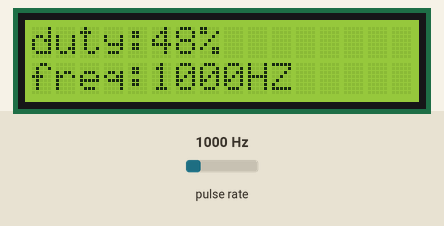
This program was run on a simulated ATmega32, built with avr-gcc and emulated at 8 MHz. Shown: 16×2 character LCD. Wiring (inferred from the names in the program): pulse sensor: data PD6; character LCD (HD44780): RS PB1; R/W PB2; E PB0; data PA4, PA5, PA6, PA7. Inputs (shaded band) come from the test bench; at power-on: pulse rate 1000 Hz. At 0.5 s the program stops and its outputs stay as they are.

Above: at 0.5 s.

The program:

main.c
```c
/*
 * GccApplication1.c
 *
 * Created: 4/7/2024 7:37:14 PM
 * Author : george
 */
#define F_CPU 8000000UL
#include "DIO.h"
#include "Uart.h"
#include "LCD.h"
int main(void)
{
	unsigned short a,b,c,high,period,duty_cycle,frequency;
	LCD_vInit();
	TCCR1A = 0; // NO NEED FOR ANY MODE
	SET_BIT(TIFR,ICF1);/* Clear ICF (Input Capture flag)  */
	//TIFR| = (1<<ICF1);

	TCCR1B = 0xc1;  	/* Rising edge, no prescaler , noise canceler*/
	while (READ_BIT(TIFR,ICF1) == 0);
	a = ICR1;  		/* Take value of capture register */
	SET_BIT(TIFR,ICF1);/* Clear ICF (Input Capture flag)  */ 	/* Clear ICF flag */

	TCCR1B = 0x81;  	/* Falling edge, no prescaler ,noise canceler*/
	while (READ_BIT(TIFR,ICF1) == 0);
	b = ICR1;  		/* Take value of capture register */
	SET_BIT(TIFR,ICF1);/* Clear ICF (Input Capture flag)  */  	/* Clear ICF flag */

	TCCR1B = 0xc1;  	/* Rising edge, no prescaler ,noise canceler*/
	while (READ_BIT(TIFR,ICF1) == 0);
	c = ICR1;  		/* Take value of capture register */

	SET_BIT(TIFR,ICF1);/* Clear ICF (Input Capture flag)  */  	/* Clear ICF flag */

	TCCR1B = 0;  		/* Stop the timer */

		if(a<b && b<c)  	/* Check for valid condition,
					          to avoid timer overflow reading */
		{
			high=b-a;
			period=c-a;
			duty_cycle=((float)high/period)*100;
			frequency=F_CPU/(period);
			LCD_vSend_string("duty:");
			LCD_vSend_char((duty_cycle/10)+48);
			LCD_vSend_char((duty_cycle%10)+48);
			LCD_vSend_char('%');
			LCD_movecursor(2,1);
			LCD_vSend_string("freq:");
			LCD_vSend_char((frequency/1000)+48);
			LCD_vSend_char(((frequency/100)%10)+48);
			LCD_vSend_char(((frequency/10)%10)+48);
			LCD_vSend_char((frequency%10)+48);
			LCD_vSend_string("HZ");
		}
		else
		{
			LCD_clearscreen();
			LCD_vSend_string("out of range");

		}


   while(1)
   {

   }
}
```

ADC.c
```c
/*
 * ADC.c
 *
 * Created: 4/30/2024 11:42:44 AM
 *  Author: George
 */
#include "ADC.h"

void ADC_init(){
// by default REFS0 ,REFS1  SO WE NEED TO MAKE AVCC = VCC By setting REFS0 by 1
SET_BIT(ADMUX,REFS0);
SET_BIT(ADMUX,REFS1);  // vreff = 2.56
//SET_BIT(ADMUX,MUX0);
// Enable the ADC is ADC Statues and Control Register bit no 7
SET_BIT(ADCSRA,ADEN);
// Select Right Adjustment
//CLR_BIT(ADMUX,ADLAR);
// Single Conversation Mode
//CLR_BIT(ADCSRA,ADATE);
// Prescaler 128 For 16MHZ (125 KHZ== (16*10^3(TO KHZ)/128=125) FOR AMIT KIT MAKE ADPS0 ALSO =0
// Prescaler 64 For 8MHZ (125 KHZ)
SET_BIT(ADCSRA,ADPS2);
SET_BIT(ADCSRA,ADPS1);
CLR_BIT(ADCSRA,ADPS0);
}
unsigned short ADC_u16Read(u8 channelNum)
{
	if((channelNum<32)&&(channelNum >=0))
	{
	//Clear ADMUX Channel Bits
    ADMUX &= 0b11100000;
	// Select Channel Number
	ADMUX |= channelNum;


	unsigned short read_val;
	// start of Conversion in ADC Statues and Control Register bit no 6
	SET_BIT(ADCSRA,ADSC);
	// loop while the flag is 0
	while(READ_BIT(ADCSRA,ADIF)==0); //stay in your position till ADIF become 1
	//while(READ_BIT(ADCSRA,ADSC)==1); WHEN EVER CONVERSION IN PROCESS  stay in your position -
	//**MUST REMOVESET_BIT(ADCSRA,ADIF);
	SET_BIT(ADCSRA,ADIF); // clear ADIF
	read_val=(ADCL);
	read_val|=(ADCH<<8);
	return read_val ;
    }
}


void ADC_interrupt_EN()
{
	SET_BIT(ADCSRA,ADIE);
}

void ADC_Start_Conversion()
{
	SET_BIT(ADCSRA,ADSC);
}
```

ADC.h
```c
/*
 * ADC.h
 *
 * Created: 4/30/2024 11:42:58 AM
 *  Author: George
 */


#ifndef ADC_H_
#define ADC_H_
#include "DIO.h"


void ADC_init();
void ADC_interrupt_EN();
void ADC_Start_Conversion();
unsigned short ADC_u16Read(u8 channelNum);


#endif /* ADC_H_ */
```

INTERRUPT.h
```c
/*
 * INTERRUPT.h
 *
 * Created: 4/17/2024 7:17:09 PM
 *  Author: georg
 */


#ifndef INTERRUPT_H_
#define INTERRUPT_H_
#include <avr/interrupt.h>
#include "DIO.h"
/************************************************************************/
/*                      INTERRUPT REGISTERS  MACROS                     */
/************************************************************************/


 // MCU Control Register for  INT0  and INT1
 //#define MCUCR           (*(volatile u8*)0x55)

 // MCU Control and Status Register   INT2
 //#define MCUCSR          (*(volatile u8*)0x54)

 // General Interrupt Control Register
 //#define GICR            (*(volatile u8*)0x5B)

 // General Interrupt Flag Register
// #define GIFR            (*(volatile u8*)0x5A)

 /* GLOBAL INTERRUPT REGISTERS */
 // Status Register
 //#define SREG            (*(volatile u8*)0x5F)


/************************************************************************/
/*      How to set the I-bit? SREG = SREG | (1<<7); or    sei();
        How to clear the I-bit? SREG = SREG & (~(1<<7)) ; or cli();     */
/************************************************************************/

//void sei(void);
//void cli(void);


#endif /* INTERRUPT_H_ */
```

Timer.c
```c
/*
 * Timer.c
 *
 * Created: 5/12/2024 9:08:54 PM
 *  Author: George
 */
#include"DIO.h"
#include "Timer.h"

void timer_CTC_init_interrupt(u16 Load_Value)
{    //Load_Value=80;
	/* select CTC mode*/
    CLR_BIT(TCCR0,WGM00);
    SET_BIT(TCCR0,WGM01);
    /* load a value in OCR0 */
  	OCR0=Load_Value;
   /* enable interrupt*/
    sei();
   	SET_BIT(TIMSK,OCIE0);

}

void timer_wave_nonPWM(u16 Load_Value)
{  // Load_Value=64;
	/* set OC0 as output pin */
	SET_BIT(DDRB,3);
	/* select CTC mode*/
    CLR_BIT(TCCR0,WGM00);
    CLR_BIT(TCCR0,WGM01);
	/* load a value in OCR0 */
	OCR0=Load_Value;
	/* select timer clock */
	//SET_BIT(TCCR0,CS00);
	//SET_BIT(TCCR0,CS02);
	/* toggle OC0 on compare match*/
	SET_BIT(TCCR0,COM00);
}

void timer_wave_fastPWM(u16 Load_Value)
{    //Load_Value=64;
	/* set OC0 as output pin */
	SET_BIT(DDRB,3);
	/* select fast PWM mode*/
	SET_BIT(TCCR0,WGM00);
	SET_BIT(TCCR0,WGM01);
	/* load a value in OCR0 */
	OCR0=Load_Value;
	/* select timer clock */
	//SET_BIT(TCCR0,CS00);
	//SET_BIT(TCCR0,CS02);
	/* Set OC0 on compare match, clear OC0 at BOTTOM,(inverting mode)*/
	SET_BIT(TCCR0,COM00);
	SET_BIT(TCCR0,COM01);
}


void timer_wave_phasecorrectPWM(u16 Load_Value)
{   //Load_Value=64;
	/* set OC0 as output pin */
	SET_BIT(DDRB,3);
	/* select phase correct PWM mode*/
	SET_BIT(TCCR0,WGM00);
	/* load a value in OCR0 */
	OCR0=Load_Value;
	/* select timer clock */
	//SET_BIT(TCCR0,CS00);
	//SET_BIT(TCCR0,CS02);
	/* Set OC0 on compare match when up-counting. Clear OC0 on compare match when down counting.*/
	SET_BIT(TCCR0,COM00);
	SET_BIT(TCCR0,COM01);
}

int TIMER_STOP()
{
	CLR_BIT(TCCR0,CS00);//0
	CLR_BIT(TCCR0,CS01);//0
	CLR_BIT(TCCR0,CS02);//0
	return 0;
}
int clk_0 ()
{
	SET_BIT(TCCR0,CS00);//1
	CLR_BIT(TCCR0,CS01);//0
	CLR_BIT(TCCR0,CS02);//0
	return 0;
}
int clk_8 ()
{
	CLR_BIT(TCCR0,CS00);//0
	SET_BIT(TCCR0,CS01);//1
	CLR_BIT(TCCR0,CS02);//0
	return 0;
}
int clk_64 ()
{
	SET_BIT(TCCR0,CS00);//1
	SET_BIT(TCCR0,CS01);//1
	CLR_BIT(TCCR0,CS02);//0
	return 0;
}
int clk_256 ()
{
	CLR_BIT(TCCR0,CS00);//0
	CLR_BIT(TCCR0,CS01);//0
	SET_BIT(TCCR0,CS02);//1
	return 0;
}
int clk_1024 ()
{
	SET_BIT(TCCR0,CS00);//1
	CLR_BIT(TCCR0,CS01);//0
	SET_BIT(TCCR0,CS02);//1
	return 0;
}
int T0_FALLING ()
{
	CLR_BIT(TCCR0,CS00);//0
	SET_BIT(TCCR0,CS01);//1
	SET_BIT(TCCR0,CS02);//1
	return 0;
}
int T0_RISING ()
{
	SET_BIT(TCCR0,CS00);//1
	SET_BIT(TCCR0,CS01);//1
	SET_BIT(TCCR0,CS02);//1
	return 0;
}
```

Timer.h
```c
/*
 * Timer.h
 *
 * Created: 5/12/2024 9:09:29 PM
 *  Author: George
 */


#ifndef TIMER_H_
#define TIMER_H
#include "Timer_config.h"
#include <avr/interrupt.h>

//clock
int TIMER_STOP();
int clk_0 ();
int clk_8 ();
int clk_64 ();
int clk_256 ();
int clk_1024 ();
int T0_FALLING ();
int T0_RISING ();
// Mode
void timer_CTC_init_interrupt(u16 Load_Value);
void timer_wave_phasecorrectPWM(u16 Load_Value);
void timer_wave_fastPWM(u16 Load_Value);
void timer_wave_nonPWM(u16 Load_Value);

#endif /* TIMER_H_ */
```

Uart.c
```c
/*
 * Uart.c
 *
 * Created: 5/23/2024 5:06:04 PM
 *  Author: George
 */
#include "Uart.h"


void UART_vInit(u32 baud)
{
/*1 - Choose baud rate that will be used by
 sender and receiver by writing to UBRRL/UBRRH*/
u16 UBRR;
UBRR=(F_CPU/(16*baud))-1;
// Data must be writen in high then low
UBRRH=(u8)(UBRR>>8);
UBRRL=(u8)(UBRR);
/*2 - Enable USART Sender & Receiver*/
SET_BIT(UCSRB,TXEN);
SET_BIT(UCSRB,RXEN);
/*3 - Choose number of data bits to be sent,parity and stop bits from UCSRC
	, We will work with  frame formate :  8 bits data,1 stop bit and no parity bits*/
UCSRC=(1<<URSEL)|(1<<UCSZ0)|(1<<UCSZ1);
}

void UART_vSendData(u8 data) // Transmit
{
	/*Wait for UDR transmit buffer to be empty*/
	while(READ_BIT(UCSRA,UDRE)==0);
	/*Put data to UDR transmit buffer transmit*/
	UDR=data ;
}
u8 UART_uReceiveData()
{
/*Wait for UDR receive buffer to be filled with data*/

while(READ_BIT(UCSRA,RXC)==0);

/*Receive data from UDR receive buffer*/
return UDR;
}

void UART_vSendstring(u8*ptr)
{
	while(*ptr!=0)
	{
	UART_vSendData(*ptr);
	ptr++;
	_delay_ms(100);
	}

}
```

Uart.h
```c
/*
 * Uart.h
 * Created: 5/23/2024 5:06:38 PM
 *  Author: George
 */
#ifndef UART_H_
#define UART_H_
#include "DIO.h"
//#define F_CPU 8000000UL
#include<util/delay.h>
void UART_vInit(u32 baud);
void UART_vSendData(u8);
u8 UART_uReceiveData();
void UART_vSendstring(u8*ptr);


#endif /* UART_H_ */
```

button.c
```c
/*
 * button.c
 *
 */
#include "button.h"

void button_vInit(unsigned char portname,unsigned char pinnumber)
{
	DIO_vsetPINDir(portname,pinnumber,DIO_PIN_INPUT);
}
unsigned char button_u8read(unsigned char portname,unsigned char pinnumber)
{
	unsigned char x;
	x=DIO_u8read(portname,pinnumber);
	return x ;
}
```

button.h
```c
/*
 * button.h
 *
 *  Author: GEORGE EMAD
 */


#ifndef BUTTON_H_
#define BUTTON_H_
#include "DIO.h"

/*
Function Name        : button_vInit
Function Returns     : void
Function Arguments   : unsigned char portname,unsigned char pinnumber
Function Description : define the given pin in the given port as input pin
*/

void button_vInit(unsigned char portname,unsigned char pinnumber);
/*
Function Name        : button_u8read
Function Returns     : unsigned char
Function Arguments   : unsigned char portname,unsigned char pinnumber
Function Description : Returns 0 or 1 depend on the status of the button(pressed or not) and the type of connection (pull up or pull down)
*/

unsigned char button_u8read(unsigned char portname,unsigned char pinnumber);
#endif /* BUTTON_H_ */
```

std_macros.h
```c
/*
 * std_macros.h
 *
 *
 */
#define REGISTER_SIZE 8
#define SET_BIT(reg,bit)    reg|=(1<<bit)
#define CLR_BIT(reg,bit)    reg&=(~(1<<bit))
#define TOG_BIT(reg,bit)    reg^=(1<<bit)
#define READ_BIT(reg,bit)    (reg&(1<<bit))>>bit
#define IS_BIT_SET(reg,bit)  (reg&(1<<bit))>>bit
#define IS_BIT_CLR(reg,bit)  !((reg&(1<<bit))>>bit)
#define ROR(reg,num)         reg=(reg<<(REGISTER_SIZE-num))|(reg>>(num))
#define ROL(reg,num)        reg= (reg>>(REGISTER_SIZE-num))|(reg<<(num))
```

Keypad_driver_CONFIG.h
```c
/*
 * Keypad_driver_CONFIG.h
 *
 * Created: 4/25/2024 11:33:34 AM
 *  Author: George
 */


#ifndef KEYPAD_DRIVER_CONFIG_H_
#define KEYPAD_DRIVER_CONFIG_H_

#define NOTPRESSED 0xff
#define PRESSED    0
 /* MACROS FOR KPD COLUMNS PORTS & PINS CONFIGURATION */

 //input + PULL UP
 //#define KPD_COLS_PORT        DIO_PORT D
 #define KPD_COL0_PIN           DIO_PIN4
 #define KPD_COL1_PIN           DIO_PIN5
 #define KPD_COL2_PIN           DIO_PIN6
 #define KPD_COL3_PIN           DIO_PIN7

 /* MACROS FOR KPD ROWS PORTS & PINS CONFIGURATION */

 //output
 //#define KPD_ROWS_PORT        DIO_PORT D
 #define KPD_ROW0_PIN           DIO_PIN0
 #define KPD_ROW1_PIN           DIO_PIN1
 #define KPD_ROW2_PIN           DIO_PIN2
 #define KPD_ROW3_PIN           DIO_PIN3


#endif /* KEYPAD_DRIVER_CONFIG_H_ */
```

LCD_CONFIG.h
```c
/*
 * LCD_CONFIG.h
 *
 * Created: 4/22/2024 6:29:37 PM
 *  Author: George
 */


#ifndef LCD_CONFIG_H_
#define LCD_CONFIG_H_
#define Cmd_port  'B'
#define Data_port 'A'

//#define eight_bits_mode
#define four_bits_mode

#endif /* LCD_CONFIG_H_ */
```

Timer_config.h
```c
/*
 * Timer_config.h
 *
 * Created: 5/12/2024 9:09:46 PM
 *  Author: George
 */


#ifndef TIMER_CONFIG_H_
#define TIMER_CONFIG_H_
#include "DIO.h"


#endif /* TIMER_CONFIG_H_ */
```

Keypad_driver.h
```c
/*
 * Keypad_driver.h
 *
 * Created: 4/25/2024 11:08:01 AM
 *  Author: George
 */


#ifndef KEYPAD_DRIVER_H_
#define KEYPAD_DRIVER_H_
#include "DIO.h"
#include "Keypad_driver_CONFIG.h"
/************************************************************************/
/************************** APIS PROTO TYPES ****************************/
/************************************************************************/

 void keypad_vInit();

 u8 keypad_u8check_press();


#endif /* KEYPAD_DRIVER_H_ */
```

LCD.c
```c
/*
 * LCD.c
 *
 * Created: 4/23/2024 1:38:26 PM
 *  Author: GEORGE EMAD
 */
#include "LCD.h"
//#define  F_CPU 8000000UL
#include <util/delay.h>
/************************************************************************/
/*                                Macros                                */
/************************************************************************/

void LCD_vInit(void)
{
	_delay_ms(200);
	#if defined eight_bits_mode
	DIO_vsetPINDir(Data_port,DIO_PIN0,DIO_PIN_OUTPUT);
	DIO_vsetPINDir(Data_port,DIO_PIN1,DIO_PIN_OUTPUT);
	DIO_vsetPINDir(Data_port,DIO_PIN2,DIO_PIN_OUTPUT);
	DIO_vsetPINDir(Data_port,DIO_PIN3,DIO_PIN_OUTPUT);
	DIO_vsetPINDir(Data_port,DIO_PIN4,DIO_PIN_OUTPUT);
	DIO_vsetPINDir(Data_port,DIO_PIN5,DIO_PIN_OUTPUT);
	DIO_vsetPINDir(Data_port,DIO_PIN6,DIO_PIN_OUTPUT);
	DIO_vsetPINDir(Data_port,DIO_PIN7,DIO_PIN_OUTPUT);
	DIO_vsetPINDir(Cmd_port,EN,DIO_PIN_OUTPUT);
	DIO_vsetPINDir(Cmd_port,RW,DIO_PIN_OUTPUT);
	DIO_vsetPINDir(Cmd_port,RS,DIO_PIN_OUTPUT);
	DIO_write(Cmd_port,RW,DIO_PIN_INPUT);
	LCD_vSend_cmd(EIGHT_BITS); //8 bit mode
	_delay_ms(1);
	LCD_vSend_cmd(CURSOR_ON_DISPLAY_ON);//display on cursor on
	_delay_ms(1);
	//LCD_vSend_cmd(CLR_SCREEN);//clear the screen
	_delay_ms(10);
	LCD_vSend_cmd(ENTRY_MODE); //entry mode
	_delay_ms(1);

	#elif defined four_bits_mode
	DIO_vsetPINDir(Data_port,DIO_PIN4,DIO_PIN_OUTPUT);
	DIO_vsetPINDir(Data_port,DIO_PIN5,DIO_PIN_OUTPUT);
	DIO_vsetPINDir(Data_port,DIO_PIN6,DIO_PIN_OUTPUT);
	DIO_vsetPINDir(Data_port,DIO_PIN7,DIO_PIN_OUTPUT);
	DIO_vsetPINDir(Cmd_port,EN,DIO_PIN_OUTPUT);
	DIO_vsetPINDir(Cmd_port,RW,DIO_PIN_OUTPUT);
	DIO_vsetPINDir(Cmd_port,RS,DIO_PIN_OUTPUT);
   	DIO_write(Cmd_port,RW,DIO_PIN_LOW);
	LCD_vSend_cmd(RETURN_HOME); //return home
	_delay_ms(10);
	LCD_vSend_cmd(FOUR_BITS); //4bit mode
	_delay_ms(1);
	LCD_vSend_cmd(CURSOR_ON_DISPLAY_ON);//display on cursor on
	_delay_ms(1);
	LCD_vSend_cmd(CLR_SCREEN);//clear the screen
	_delay_ms(10);
	LCD_vSend_cmd(ENTRY_MODE); //entry mode
	_delay_ms(1);
	#endif
}


static void send_falling_edge(void)
{
	DIO_write(Cmd_port,EN,DIO_PIN_HIGH);
	_delay_ms(2);
	DIO_write(Cmd_port,EN,DIO_PIN_LOW);
	_delay_ms(2);
}
void LCD_vSend_cmd(char cmd)
{
	#if defined eight_bits_mode
	DIO_write_port(Data_port,cmd);
	DIO_write(Cmd_port,RS,Rs_Cmd);
	send_falling_edge();

	#elif defined four_bits_mode
	write_high_nibble(Data_port,cmd>>4);
	DIO_write(Cmd_port,RS,Rs_Cmd);
	send_falling_edge();
	write_high_nibble(Data_port,cmd);
	DIO_write(Cmd_port,RS,Rs_Cmd);
	send_falling_edge();
	#endif
	_delay_ms(1);
}

void LCD_vSend_char(char data)
{
	#if defined eight_bits_mode
	DIO_write_port(Data_port,data);
	DIO_write(Cmd_port,RS,Rs_Data);
	send_falling_edge();

	#elif defined four_bits_mode
	write_high_nibble(Data_port,data>>4);
	DIO_write(Cmd_port,RS,Rs_Data);
	send_falling_edge();
	write_high_nibble(Data_port,data);
	DIO_write(Cmd_port,RS,Rs_Data);
	send_falling_edge();
	#endif
	_delay_ms(1);
}


void LCD_vSend_string(char *data)
{
	while((*data)!='\0')
	{
		LCD_vSend_char(*data);
		data++;
	}
}
void LCD_clearscreen()
{
	LCD_vSend_cmd(CLR_SCREEN);
	_delay_ms(10);
}
void LCD_movecursor(char row,char coloumn)
{
	char data ;
	if(row>2||row<1||coloumn>16||coloumn<1)
	{
		data=FIRST_ROW;
	}
	else if(row==1)
	{
		data=FIRST_ROW+coloumn-1 ;
	}
	else if (row==2)
	{
		data=SECOND_ROW+coloumn-1;
	}
	LCD_vSend_cmd(data);
	_delay_ms(1);
}
```

LCD.h
```c
/*
 * LCD.h
 *
 */

#ifndef LCD_H_
#define LCD_H_
#include "LCD_CONFIG.h"
#include "DIO.h"
#define CLR_SCREEN 0x01
#define CURSOR_ON_DISPLAY_ON 0x0c
#define RETURN_HOME 0x02
#define ENTRY_MODE 0x06
#if defined four_bits_mode
#define EN DIO_PIN0     // SUPPORTS AMIT KIT   IF =3
#define RS DIO_PIN1
#define RW DIO_PIN2
#define FOUR_BITS 0x28
#elif defined eight_bits_mode
#define EN DIO_PIN0
#define RS DIO_PIN1
#define RW DIO_PIN2
#define EIGHT_BITS 0x38
#endif


#define Rs_Cmd     0
#define Rs_Data    1
#define RW_WRITE   0
#define RW_READ    1
#define FIRST_ROW  0x80
#define SECOND_ROW 0xc0

void LCD_vInit(void);
static void send_falling_edge(void);
void LCD_vSend_cmd(char cmd);
void LCD_vSend_char(char data);
void LCD_vSend_string(char *data);
void LCD_clearscreen();
void LCD_movecursor(char row,char coloumn);

#endif /* LCD_H_ */
```

keypad_driver.c
```c
/*
 * keypad_driver.c
 *
 * Created: 2/24/2024 4:06:22 PM
 *  Author: GEORGE EMAD
 */


 #include "keypad_driver.h"
 #define KPD_ROWS_PORT 'D'
 #define KPD_COLS_PORT 'D'
 void keypad_vInit()
 {    // ROWS  -> OUTPUT
	 DIO_vsetPINDir(KPD_ROWS_PORT,KPD_ROW0_PIN,DIO_PIN_OUTPUT);
	 DIO_vsetPINDir(KPD_ROWS_PORT,KPD_ROW1_PIN,DIO_PIN_OUTPUT);
	 DIO_vsetPINDir(KPD_ROWS_PORT,KPD_ROW2_PIN,DIO_PIN_OUTPUT);
	 DIO_vsetPINDir(KPD_ROWS_PORT,KPD_ROW3_PIN,DIO_PIN_OUTPUT);
	 // COL -> INPUT
	 DIO_vsetPINDir(KPD_COLS_PORT,KPD_COL0_PIN,DIO_PIN_INPUT);
	 DIO_vsetPINDir(KPD_COLS_PORT,KPD_COL1_PIN,DIO_PIN_INPUT);
	 DIO_vsetPINDir(KPD_COLS_PORT,KPD_COL2_PIN,DIO_PIN_INPUT);
	 DIO_vsetPINDir(KPD_COLS_PORT,KPD_COL3_PIN,DIO_PIN_INPUT);
	 // COL -> INPUT + ACTIVE INTERNAL PULLUP
	 DIO_vconnectpullup(KPD_COLS_PORT,KPD_COL0_PIN,DIO_PIN_HIGH);
	 DIO_vconnectpullup(KPD_COLS_PORT,KPD_COL1_PIN,DIO_PIN_HIGH);
	 DIO_vconnectpullup(KPD_COLS_PORT,KPD_COL2_PIN,DIO_PIN_HIGH);
	 DIO_vconnectpullup(KPD_COLS_PORT,KPD_COL3_PIN,DIO_PIN_HIGH);

 }
 u8 keypad_u8check_press()
{
	 u8 arr[4][4]={{'7','8','9','/'},{'4','5','6','*'},{'1','2','3','-'},{'A','0','=','+'}};
	 u8 row,coloumn;
	// u8 x;
	 u8 returnval=NOTPRESSED;
	 for(row=0;row<=3;row++)
	 {   // ROWS  -> OUTPUT WITH LOGIC 1
		DIO_write(KPD_ROWS_PORT,KPD_ROW0_PIN,DIO_PIN_HIGH);
		DIO_write(KPD_ROWS_PORT,KPD_ROW1_PIN,DIO_PIN_HIGH);
		DIO_write(KPD_ROWS_PORT,KPD_ROW2_PIN,DIO_PIN_HIGH);
		DIO_write(KPD_ROWS_PORT,KPD_ROW3_PIN,DIO_PIN_HIGH);
		// INTIRATION FOR ROW CHECK
		DIO_write(KPD_ROWS_PORT,row,DIO_PIN_LOW);

		for(coloumn=0;coloumn<=3;coloumn++)
		{
			//x=DIO_u8read('D',(coloumn+KPD_COL0_PIN));
			// IF THE PIN OF FIRST COL IS CONNECTED FROM PIN 4 IF NOT IT WILL + 0
			if(DIO_u8read(KPD_COLS_PORT,(coloumn+KPD_COL0_PIN))==PRESSED)
			 {
				 returnval=arr[row][coloumn];
				 break;
			 }
		}
     		if(returnval==PRESSED)
	     	 {  // BREAK ROM MAIN FOR LOOP
			break;
		     }
	}
	 return returnval ;
}
```

Source omitted: spi_driver.c (1484 bytes), spi_driver.h (332 bytes), DIO.c (6192 bytes), DIO.h (3291 bytes), DIO_CONFIG.h (1456 bytes)
